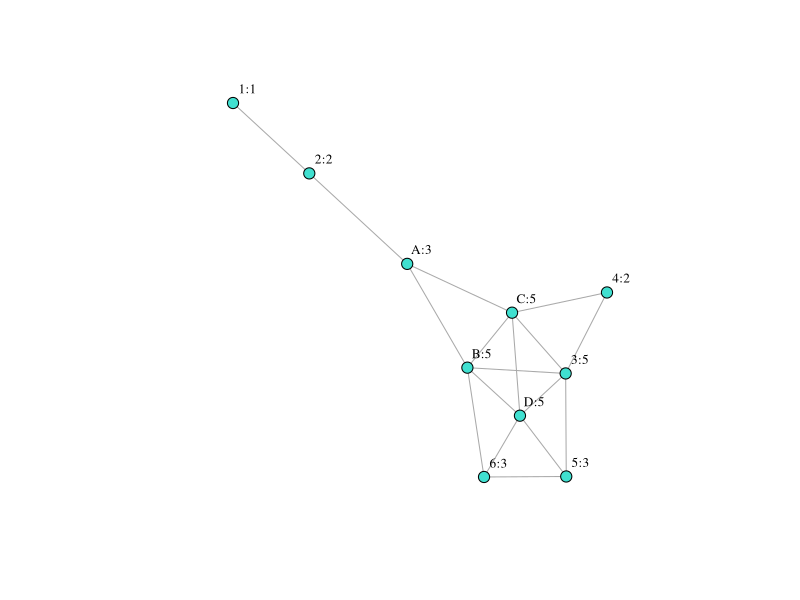
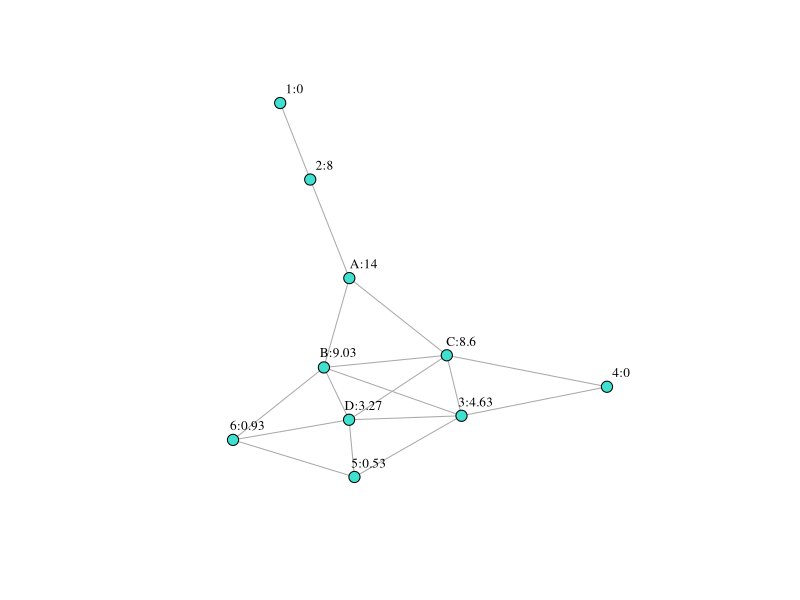
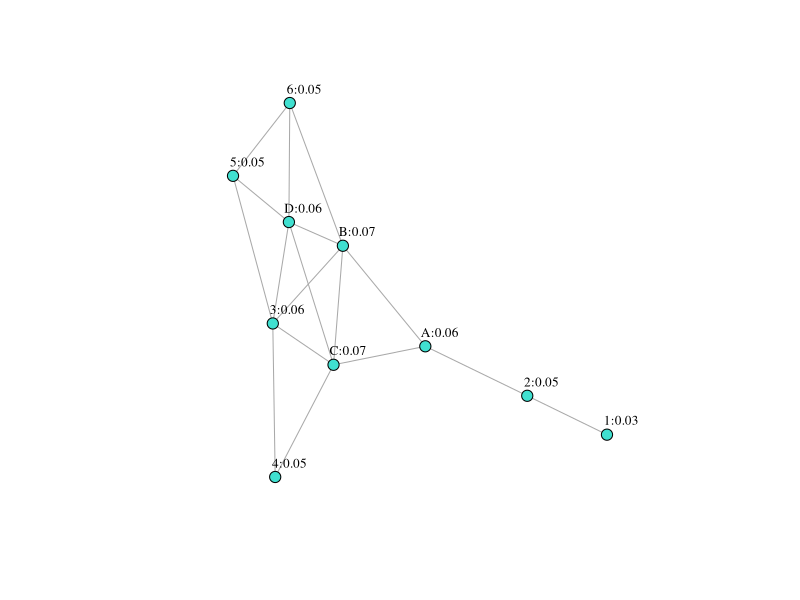
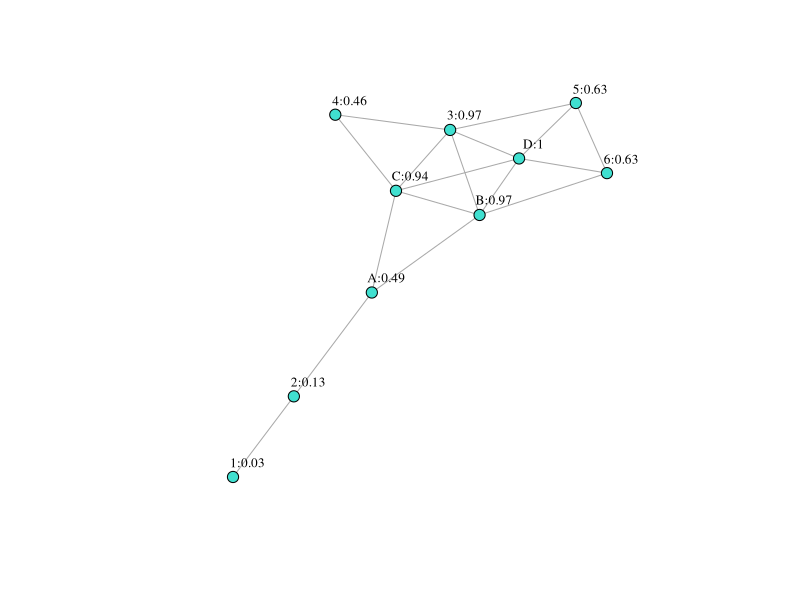
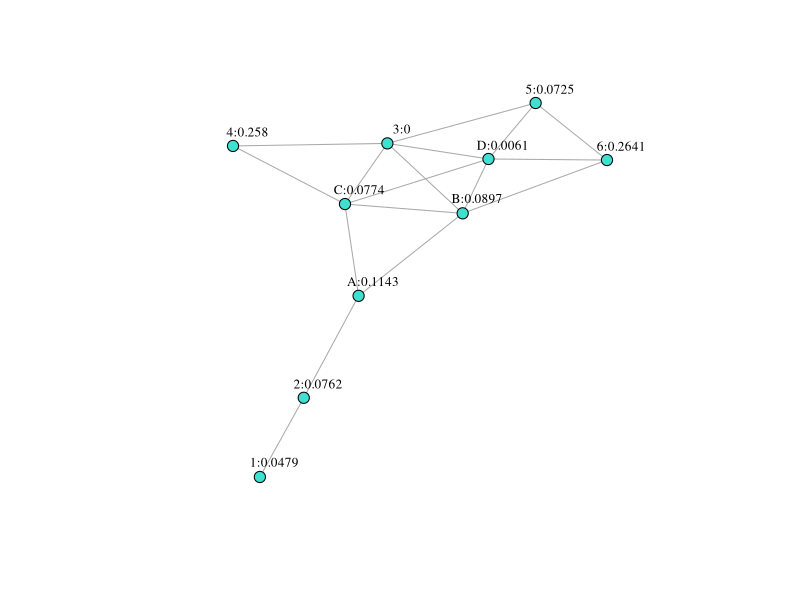
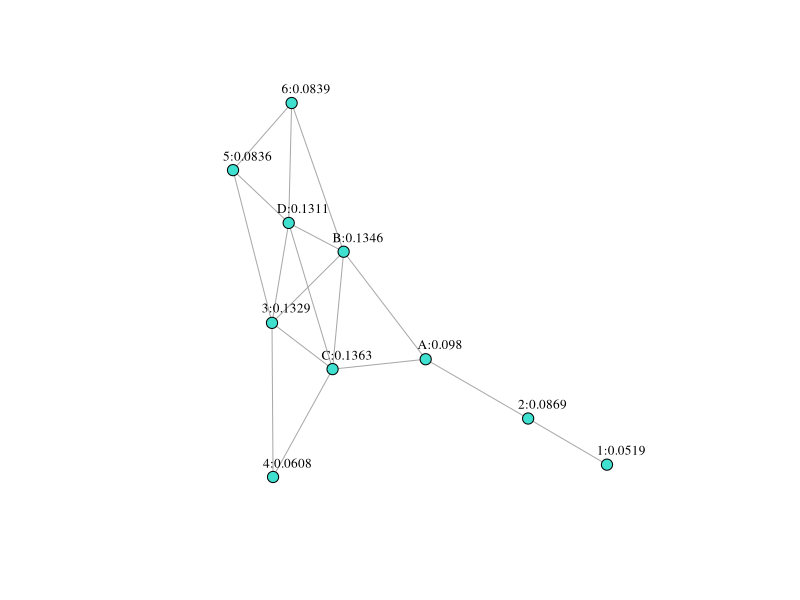

The R source for these figures, in order:
## ---- chunk 1
library(igraph)
library(tidyverse)

dat <- read.table(text="A B 
1 2
2 A
A B
A C
B 6
B D
B C
B 3
C D
C 3
C 4
6 5
6 D
D 5
D 3
3 4
3 5", header=TRUE)
## ---- chunk 2
fakebook <- graph_from_data_frame(dat, directed=FALSE)
fakebook
## ---- chunk 3
degree(fakebook) 
## ---- chunk 4
V(fakebook)$degree <- degree(fakebook)

plot(fakebook, layout=layout.fruchterman.reingold,
    vertex.size = 6,          
    vertex.label = paste(V(fakebook)$name,V(fakebook)$degree,sep=":"),
    vertex.label.cex = 0.8,   
    vertex.label.dist = 1.5,  
    vertex.label.color = "black",
    vertex.color = "turquoise")
## ---- chunk 5
betweenness(fakebook, directed = FALSE)
## ---- chunk 6
V(fakebook)$betweenness <- round(betweenness(fakebook),2)

plot(fakebook, layout=layout.fruchterman.reingold,
    vertex.size = 6,          
    vertex.label = paste(V(fakebook)$name,V(fakebook)$betweenness,sep=":"),
    vertex.label.cex = 0.8,   
    vertex.label.dist = 1.5,  
    vertex.label.color = "black",
    vertex.color = "turquoise")
## ---- chunk 7
closeness(fakebook)
## ---- chunk 8
V(fakebook)$closeness <- round(closeness(fakebook),2)

plot(fakebook, layout=layout.fruchterman.reingold,
    vertex.size = 6,          
    vertex.label = paste(V(fakebook)$name,V(fakebook)$closeness,sep=":"),
    vertex.label.cex = 0.8,   
    vertex.label.dist = 1.5,  
    vertex.label.color = "black",
    vertex.color = "turquoise")
## ---- chunk 9
e <- evcent(fakebook)$vector
V(fakebook)$evcent <- round(e,2)

plot(fakebook, layout=layout.fruchterman.reingold,
    vertex.size = 6,          
    vertex.label = paste(V(fakebook)$name,V(fakebook)$evcent,sep=":"),
    vertex.label.cex = 0.8,   
    vertex.label.dist = 1.5,  
    vertex.label.color = "black",
    vertex.color = "turquoise")
## ---- chunk 10
V(fakebook)$bonacich <- power_centrality(fakebook, exponent = -2, rescale = T)
V(fakebook)$bonacich <- ifelse(V(fakebook)$bonacich < 0, 0, V(fakebook)$bonacich)

V(fakebook)$bonacich <- round(V(fakebook)$bonacich,4)

plot(fakebook, layout=layout.fruchterman.reingold,
    vertex.size = 6,          
    vertex.label = paste(V(fakebook)$name,V(fakebook)$bonacich,sep=":"),
    vertex.label.cex = 0.8,   
    vertex.label.dist = 1.5,  
    vertex.label.color = "black",
    vertex.color = "turquoise")
## ---- chunk 11
V(fakebook)$page_rank <- page_rank(fakebook, directed = TRUE)$vector
V(fakebook)$page_rank <- round(V(fakebook)$page_rank,4)

plot(fakebook, layout=layout.fruchterman.reingold,
    vertex.size = 6,          
    vertex.label = paste(V(fakebook)$name,V(fakebook)$page_rank,sep=":"),
    vertex.label.cex = 0.8,   
    vertex.label.dist = 1.5,  
    vertex.label.color = "black",
    vertex.color = "turquoise")
